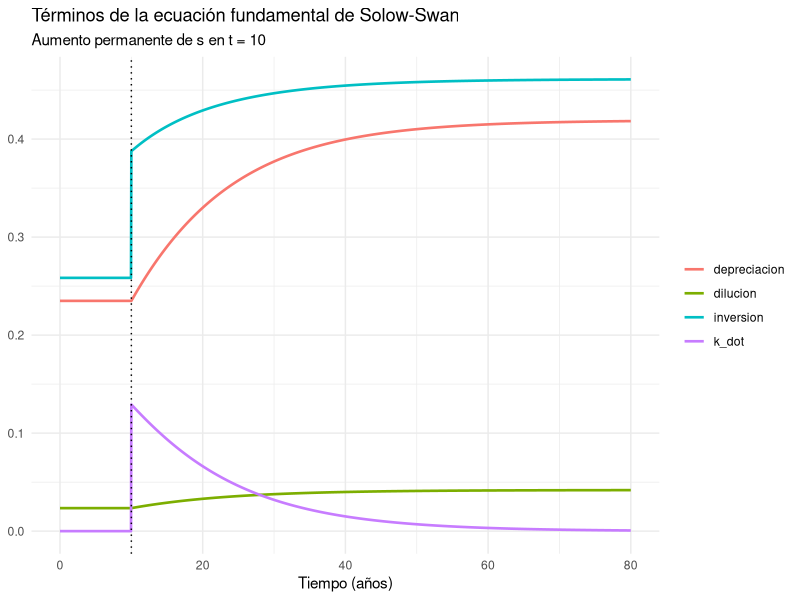
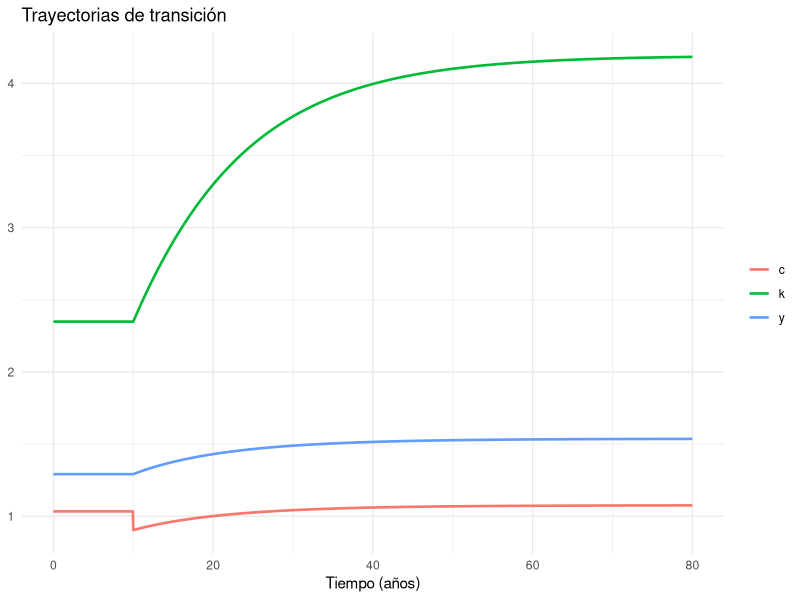
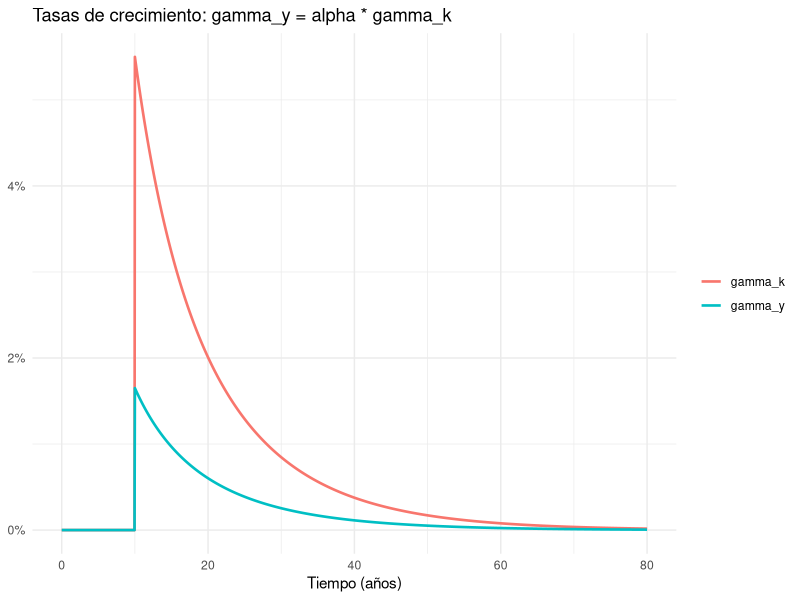
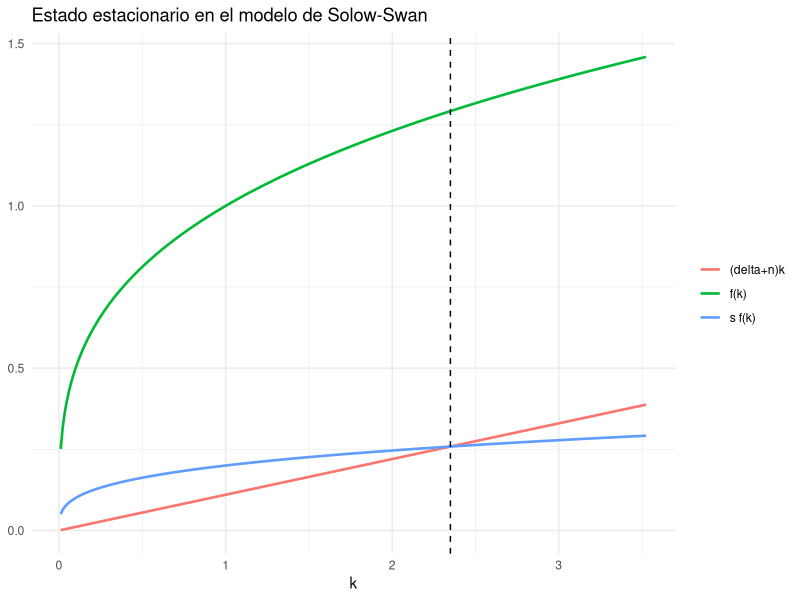

Here is the R script that generated these plots, in order:
# =============================================================================
# Modelo de Solow-Swan: dinámica de la ecuación fundamental
# Basado en Sala-i-Martin, "Apuntes de crecimiento económico", capítulo 1
#
#   k_dot = s*A*k^alpha - (delta + n + x)*k          [1.15] y [1.24]
#   gamma_k = s*A*k^(alpha-1) - (delta + n + x)       [1.20']
#   k*  = (s*A / (delta + n + x))^(1/(1-alpha))       [1.16]
#   beta* = (1 - alpha)*(delta + n + x)               [1.27]-[1.28]
# =============================================================================

library(ggplot2)
library(tidyr)
library(dplyr)

# ---- 1. Funciones del modelo ------------------------------------------------
f      <- function(k, p) p$A * k^p$alpha
k_dot  <- function(k, p) p$s * f(k, p) - (p$delta + p$n + p$x) * k
k_star <- function(p) (p$s * p$A / (p$delta + p$n + p$x))^(1 / (1 - p$alpha))
k_oro  <- function(p) (p$alpha * p$A / (p$delta + p$n + p$x))^(1 / (1 - p$alpha))

# ---- 2. Simulación con Runge-Kutta de 4o orden ------------------------------
# choque: lista(var = "s", valor = 0.30, T = 10)  o  NULL para no aplicar choque
simular_solow <- function(p, k0_rel = 1, H = 80, dt = 0.05, choque = NULL) {
  pasos <- round(H / dt)
  k <- k0_rel * k_star(p)
  res <- vector("list", pasos + 1)
  for (i in 0:pasos) {
    t <- i * dt
    q <- p
    if (!is.null(choque) && t >= choque$T) q[[choque$var]] <- choque$valor
    y <- f(k, q)
    res[[i + 1]] <- data.frame(
      t = t, k = k, y = y, c = (1 - q$s) * y,
      inversion = q$s * y,            # s*A*k^alpha
      depreciacion = q$delta * k,     # delta*k
      dilucion = q$n * k,             # n*k
      tecnologia = q$x * k,           # x*k
      k_dot = k_dot(k, q),
      gamma_k = q$s * q$A * k^(q$alpha - 1) - (q$delta + q$n + q$x),
      k_estrella = k_star(q)
    )
    k1 <- k_dot(k, q); k2 <- k_dot(k + dt / 2 * k1, q)
    k3 <- k_dot(k + dt / 2 * k2, q); k4 <- k_dot(k + dt * k3, q)
    k <- k + dt * (k1 + 2 * k2 + 2 * k3 + k4) / 6
  }
  out <- bind_rows(res)
  out$gamma_y <- p$alpha * out$gamma_k   # gamma_y = alpha * gamma_k
  out
}

# ---- 3. Parámetros del libro (sección 1.6) ----------------------------------
p <- list(s = 0.20, A = 1, alpha = 0.30, delta = 0.10, n = 0.01, x = 0)

cat("k*          =", round(k_star(p), 4), "\n")
cat("k oro       =", round(k_oro(p), 4), "  (s oro = alpha =", p$alpha, ")\n")
beta <- (1 - p$alpha) * (p$delta + p$n + p$x)
cat("beta*       =", round(beta, 4), "\n")
cat("Vida media  =", round(log(2) / beta, 1), "años\n")

# ---- 4. Escenario: aumento de s de 0.20 a 0.30 en t = 10 (gráfico 1.11) -----
sim <- simular_solow(p, k0_rel = 1, H = 80, choque = list(var = "s", valor = 0.30, T = 10))

# 4a. Descomposición de la ecuación fundamental en el tiempo
sim |>
  select(t, inversion, depreciacion, dilucion, k_dot) |>
  pivot_longer(-t, names_to = "termino", values_to = "valor") |>
  ggplot(aes(t, valor, colour = termino)) +
  geom_line(linewidth = 0.9) +
  geom_vline(xintercept = 10, linetype = "dotted") +
  labs(title = "Términos de la ecuación fundamental de Solow-Swan",
       subtitle = "Aumento permanente de s en t = 10",
       x = "Tiempo (años)", y = NULL, colour = NULL) +
  theme_minimal()

# 4b. Trayectorias de k, y, c
sim |>
  select(t, k, y, c) |>
  pivot_longer(-t) |>
  ggplot(aes(t, value, colour = name)) +
  geom_line(linewidth = 0.9) +
  labs(title = "Trayectorias de transición", x = "Tiempo (años)", y = NULL, colour = NULL) +
  theme_minimal()

# 4c. Tasas de crecimiento
sim |>
  select(t, gamma_k, gamma_y) |>
  pivot_longer(-t) |>
  ggplot(aes(t, value, colour = name)) +
  geom_line(linewidth = 0.9) +
  scale_y_continuous(labels = scales::percent) +
  labs(title = "Tasas de crecimiento: gamma_y = alpha * gamma_k", x = "Tiempo (años)",
       y = NULL, colour = NULL) +
  theme_minimal()

# ---- 5. Diagrama de Solow (gráfico 1.1) -------------------------------------
kk <- seq(0.01, 1.5 * k_star(p), length.out = 300)
data.frame(k = kk, `f(k)` = f(kk, p), `s f(k)` = p$s * f(kk, p),
           `(delta+n)k` = (p$delta + p$n + p$x) * kk, check.names = FALSE) |>
  pivot_longer(-k) |>
  ggplot(aes(k, value, colour = name)) +
  geom_line(linewidth = 0.9) +
  geom_vline(xintercept = k_star(p), linetype = "dashed") +
  labs(title = "Estado estacionario en el modelo de Solow-Swan", y = NULL, colour = NULL) +
  theme_minimal()
